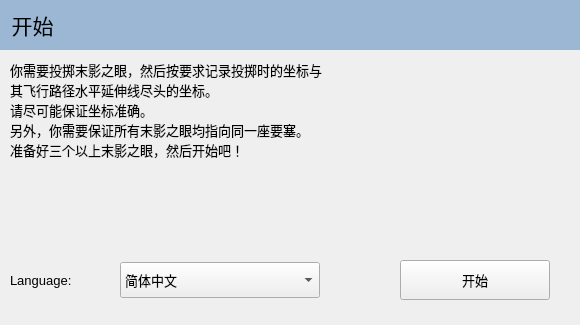
<?xml version="1.0" encoding="UTF-8"?>
<ui version="4.0">
 <class>MCSCClass</class>
 <widget class="QWidget" name="MCSCClass">
  <property name="geometry">
   <rect>
    <x>0</x>
    <y>0</y>
    <width>580</width>
    <height>325</height>
   </rect>
  </property>
  <property name="minimumSize">
   <size>
    <width>580</width>
    <height>325</height>
   </size>
  </property>
  <property name="maximumSize">
   <size>
    <width>580</width>
    <height>325</height>
   </size>
  </property>
  <property name="font">
   <font>
    <family>Microsoft YaHei UI</family>
    <pointsize>10</pointsize>
   </font>
  </property>
  <property name="windowTitle">
   <string>Minecraft要塞坐标计算器</string>
  </property>
  <widget class="QTabWidget" name="stepMenu">
   <property name="geometry">
    <rect>
     <x>0</x>
     <y>0</y>
     <width>580</width>
     <height>360</height>
    </rect>
   </property>
   <property name="tabPosition">
    <enum>QTabWidget::South</enum>
   </property>
   <property name="tabShape">
    <enum>QTabWidget::Rounded</enum>
   </property>
   <property name="currentIndex">
    <number>0</number>
   </property>
   <property name="elideMode">
    <enum>Qt::ElideNone</enum>
   </property>
   <property name="documentMode">
    <bool>true</bool>
   </property>
   <property name="tabsClosable">
    <bool>false</bool>
   </property>
   <property name="movable">
    <bool>false</bool>
   </property>
   <property name="tabBarAutoHide">
    <bool>false</bool>
   </property>
   <widget class="QWidget" name="tab_start">
    <attribute name="title">
     <string>开始</string>
    </attribute>
    <widget class="QLabel" name="mainPageTitle_start">
     <property name="geometry">
      <rect>
       <x>0</x>
       <y>0</y>
       <width>580</width>
       <height>50</height>
      </rect>
     </property>
     <property name="font">
      <font>
       <family>Microsoft YaHei UI</family>
       <pointsize>16</pointsize>
      </font>
     </property>
     <property name="styleSheet">
      <string notr="true">background-color: rgb(155, 183, 212);</string>
     </property>
     <property name="text">
      <string>  开始</string>
     </property>
    </widget>
    <widget class="QLabel" name="pageInfoTitle_start">
     <property name="geometry">
      <rect>
       <x>10</x>
       <y>60</y>
       <width>560</width>
       <height>200</height>
      </rect>
     </property>
     <property name="font">
      <font>
       <family>Microsoft YaHei UI</family>
       <pointsize>10</pointsize>
      </font>
     </property>
     <property name="text">
      <string>你需要投掷末影之眼，然后按要求记录投掷时的坐标与
其飞行路径水平延伸线尽头的坐标。
请尽可能保证坐标准确。
另外，你需要保证所有末影之眼均指向同一座要塞。
准备好三个以上末影之眼，然后开始吧！</string>
     </property>
     <property name="alignment">
      <set>Qt::AlignLeading|Qt::AlignLeft|Qt::AlignTop</set>
     </property>
    </widget>
    <widget class="QPushButton" name="pb_start">
     <property name="geometry">
      <rect>
       <x>400</x>
       <y>260</y>
       <width>150</width>
       <height>40</height>
      </rect>
     </property>
     <property name="text">
      <string>开始</string>
     </property>
    </widget>
    <widget class="QComboBox" name="language">
     <property name="geometry">
      <rect>
       <x>120</x>
       <y>262</y>
       <width>200</width>
       <height>36</height>
      </rect>
     </property>
     <item>
      <property name="text">
       <string>简体中文</string>
      </property>
     </item>
    </widget>
    <widget class="QLabel" name="title_language">
     <property name="geometry">
      <rect>
       <x>10</x>
       <y>260</y>
       <width>111</width>
       <height>40</height>
      </rect>
     </property>
     <property name="font">
      <font>
       <family>Microsoft YaHei UI</family>
       <pointsize>10</pointsize>
      </font>
     </property>
     <property name="text">
      <string>Language:</string>
     </property>
     <property name="alignment">
      <set>Qt::AlignLeading|Qt::AlignLeft|Qt::AlignVCenter</set>
     </property>
    </widget>
    <widget class="QLabel" name="title_translator">
     <property name="geometry">
      <rect>
       <x>10</x>
       <y>295</y>
       <width>310</width>
       <height>35</height>
      </rect>
     </property>
     <property name="font">
      <font>
       <family>Microsoft YaHei UI</family>
       <pointsize>8</pointsize>
       <weight>50</weight>
       <italic>false</italic>
       <bold>false</bold>
      </font>
     </property>
     <property name="styleSheet">
      <string notr="true">font: 8pt &quot;Microsoft YaHei UI&quot;;</string>
     </property>
     <property name="text">
      <string/>
     </property>
     <property name="alignment">
      <set>Qt::AlignLeading|Qt::AlignLeft|Qt::AlignTop</set>
     </property>
    </widget>
   </widget>
   <widget class="QWidget" name="tab_inputPos">
    <attribute name="title">
     <string>键入坐标</string>
    </attribute>
    <widget class="QLabel" name="mainPageTitle_input">
     <property name="geometry">
      <rect>
       <x>0</x>
       <y>0</y>
       <width>580</width>
       <height>50</height>
      </rect>
     </property>
     <property name="font">
      <font>
       <family>Microsoft YaHei UI</family>
       <pointsize>16</pointsize>
      </font>
     </property>
     <property name="styleSheet">
      <string notr="true">background-color: rgb(155, 183, 212);</string>
     </property>
     <property name="text">
      <string>  输入坐标</string>
     </property>
    </widget>
    <widget class="QLabel" name="pageInfoTitle_input">
     <property name="geometry">
      <rect>
       <x>10</x>
       <y>60</y>
       <width>560</width>
       <height>100</height>
      </rect>
     </property>
     <property name="font">
      <font>
       <family>Microsoft YaHei UI</family>
       <pointsize>10</pointsize>
      </font>
     </property>
     <property name="text">
      <string>[提示文本]
如果未显示提示文本，则语言文件可能有误。</string>
     </property>
     <property name="alignment">
      <set>Qt::AlignLeading|Qt::AlignLeft|Qt::AlignTop</set>
     </property>
    </widget>
    <widget class="QDoubleSpinBox" name="throwPos_X">
     <property name="geometry">
      <rect>
       <x>120</x>
       <y>170</y>
       <width>150</width>
       <height>30</height>
      </rect>
     </property>
     <property name="wrapping">
      <bool>false</bool>
     </property>
     <property name="frame">
      <bool>true</bool>
     </property>
     <property name="prefix">
      <string>X </string>
     </property>
     <property name="decimals">
      <number>3</number>
     </property>
     <property name="minimum">
      <double>-65536.000000000000000</double>
     </property>
     <property name="maximum">
      <double>65536.000000000000000</double>
     </property>
     <property name="singleStep">
      <double>0.100000000000000</double>
     </property>
    </widget>
    <widget class="QLabel" name="title_input_1">
     <property name="geometry">
      <rect>
       <x>10</x>
       <y>170</y>
       <width>100</width>
       <height>30</height>
      </rect>
     </property>
     <property name="text">
      <string>投掷时坐标</string>
     </property>
    </widget>
    <widget class="QDoubleSpinBox" name="throwPos_Y">
     <property name="geometry">
      <rect>
       <x>280</x>
       <y>170</y>
       <width>150</width>
       <height>30</height>
      </rect>
     </property>
     <property name="wrapping">
      <bool>false</bool>
     </property>
     <property name="frame">
      <bool>true</bool>
     </property>
     <property name="prefix">
      <string>Y </string>
     </property>
     <property name="decimals">
      <number>3</number>
     </property>
     <property name="minimum">
      <double>-65536.000000000000000</double>
     </property>
     <property name="maximum">
      <double>65536.000000000000000</double>
     </property>
     <property name="singleStep">
      <double>0.100000000000000</double>
     </property>
    </widget>
    <widget class="QLabel" name="title_input_2">
     <property name="geometry">
      <rect>
       <x>10</x>
       <y>210</y>
       <width>100</width>
       <height>30</height>
      </rect>
     </property>
     <property name="text">
      <string>延线终坐标</string>
     </property>
    </widget>
    <widget class="QDoubleSpinBox" name="landingPos_X">
     <property name="geometry">
      <rect>
       <x>120</x>
       <y>210</y>
       <width>150</width>
       <height>30</height>
      </rect>
     </property>
     <property name="wrapping">
      <bool>false</bool>
     </property>
     <property name="frame">
      <bool>true</bool>
     </property>
     <property name="prefix">
      <string>X </string>
     </property>
     <property name="decimals">
      <number>3</number>
     </property>
     <property name="minimum">
      <double>-65536.000000000000000</double>
     </property>
     <property name="maximum">
      <double>65536.000000000000000</double>
     </property>
     <property name="singleStep">
      <double>0.100000000000000</double>
     </property>
    </widget>
    <widget class="QDoubleSpinBox" name="landingPos_Y">
     <property name="geometry">
      <rect>
       <x>280</x>
       <y>210</y>
       <width>150</width>
       <height>30</height>
      </rect>
     </property>
     <property name="wrapping">
      <bool>false</bool>
     </property>
     <property name="frame">
      <bool>true</bool>
     </property>
     <property name="prefix">
      <string>Y </string>
     </property>
     <property name="decimals">
      <number>3</number>
     </property>
     <property name="minimum">
      <double>-65536.000000000000000</double>
     </property>
     <property name="maximum">
      <double>65536.000000000000000</double>
     </property>
     <property name="singleStep">
      <double>0.100000000000000</double>
     </property>
    </widget>
    <widget class="QPushButton" name="pb_nextInput">
     <property name="geometry">
      <rect>
       <x>400</x>
       <y>260</y>
       <width>150</width>
       <height>40</height>
      </rect>
     </property>
     <property name="text">
      <string>下一步</string>
     </property>
    </widget>
    <widget class="QPushButton" name="pb_ctr_1">
     <property name="geometry">
      <rect>
       <x>10</x>
       <y>60</y>
       <width>565</width>
       <height>90</height>
      </rect>
     </property>
     <property name="font">
      <font>
       <family>Microsoft YaHei UI</family>
       <pointsize>12</pointsize>
       <weight>50</weight>
       <italic>false</italic>
       <bold>false</bold>
      </font>
     </property>
     <property name="styleSheet">
      <string notr="true">font: 12pt &quot;Microsoft YaHei UI&quot;;
</string>
     </property>
     <property name="text">
      <string>Click here to read the translation</string>
     </property>
    </widget>
   </widget>
   <widget class="QWidget" name="tab_calibration">
    <attribute name="title">
     <string>校准</string>
    </attribute>
    <widget class="QLabel" name="mainPageTitle_calibration">
     <property name="geometry">
      <rect>
       <x>0</x>
       <y>0</y>
       <width>580</width>
       <height>50</height>
      </rect>
     </property>
     <property name="font">
      <font>
       <family>Microsoft YaHei UI</family>
       <pointsize>16</pointsize>
      </font>
     </property>
     <property name="styleSheet">
      <string notr="true">background-color: rgb(155, 183, 212);</string>
     </property>
     <property name="text">
      <string>  校准</string>
     </property>
    </widget>
    <widget class="QLabel" name="pageInfoTitle_calibration">
     <property name="geometry">
      <rect>
       <x>10</x>
       <y>60</y>
       <width>560</width>
       <height>100</height>
      </rect>
     </property>
     <property name="font">
      <font>
       <family>Microsoft YaHei UI</family>
       <pointsize>10</pointsize>
      </font>
     </property>
     <property name="text">
      <string>[提示文本]
如果未显示提示文本，则语言文件可能有误。</string>
     </property>
     <property name="alignment">
      <set>Qt::AlignLeading|Qt::AlignLeft|Qt::AlignTop</set>
     </property>
    </widget>
    <widget class="QPushButton" name="pb_goResult">
     <property name="geometry">
      <rect>
       <x>400</x>
       <y>260</y>
       <width>150</width>
       <height>40</height>
      </rect>
     </property>
     <property name="text">
      <string>查看结果</string>
     </property>
    </widget>
    <widget class="QPushButton" name="pb_goCalibration">
     <property name="geometry">
      <rect>
       <x>240</x>
       <y>260</y>
       <width>150</width>
       <height>40</height>
      </rect>
     </property>
     <property name="text">
      <string>校准</string>
     </property>
    </widget>
    <widget class="QPushButton" name="pb_ctr_2">
     <property name="geometry">
      <rect>
       <x>10</x>
       <y>60</y>
       <width>565</width>
       <height>90</height>
      </rect>
     </property>
     <property name="font">
      <font>
       <family>Microsoft YaHei UI</family>
       <pointsize>12</pointsize>
       <weight>50</weight>
       <italic>false</italic>
       <bold>false</bold>
      </font>
     </property>
     <property name="styleSheet">
      <string notr="true">font: 12pt &quot;Microsoft YaHei UI&quot;;
</string>
     </property>
     <property name="text">
      <string>Click here to read the translation</string>
     </property>
    </widget>
   </widget>
   <widget class="QWidget" name="tab_result">
    <attribute name="title">
     <string>结果</string>
    </attribute>
    <widget class="QLabel" name="mainPageTitle_result">
     <property name="geometry">
      <rect>
       <x>0</x>
       <y>0</y>
       <width>580</width>
       <height>50</height>
      </rect>
     </property>
     <property name="font">
      <font>
       <family>Microsoft YaHei UI</family>
       <pointsize>16</pointsize>
      </font>
     </property>
     <property name="styleSheet">
      <string notr="true">background-color: rgb(155, 183, 212);</string>
     </property>
     <property name="text">
      <string>  结果</string>
     </property>
    </widget>
    <widget class="QLabel" name="pageInfoTitle_result">
     <property name="geometry">
      <rect>
       <x>10</x>
       <y>60</y>
       <width>560</width>
       <height>100</height>
      </rect>
     </property>
     <property name="font">
      <font>
       <family>Microsoft YaHei UI</family>
       <pointsize>10</pointsize>
      </font>
     </property>
     <property name="text">
      <string>总参考线：-条
可能的要塞坐标：(---,---)
最大误差：---</string>
     </property>
     <property name="alignment">
      <set>Qt::AlignLeading|Qt::AlignLeft|Qt::AlignTop</set>
     </property>
    </widget>
   </widget>
  </widget>
 </widget>
 <layoutdefault spacing="6" margin="11"/>
 <resources>
  <include location="Resource.qrc"/>
 </resources>
 <connections/>
</ui>
